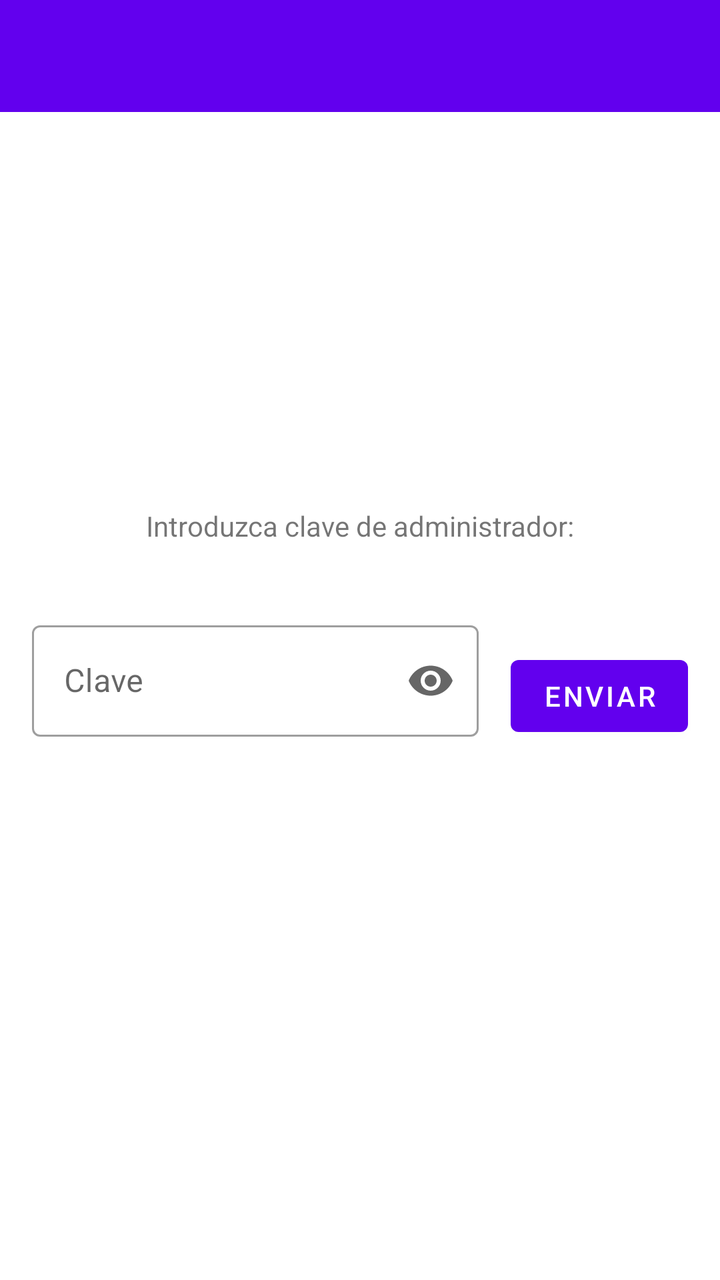
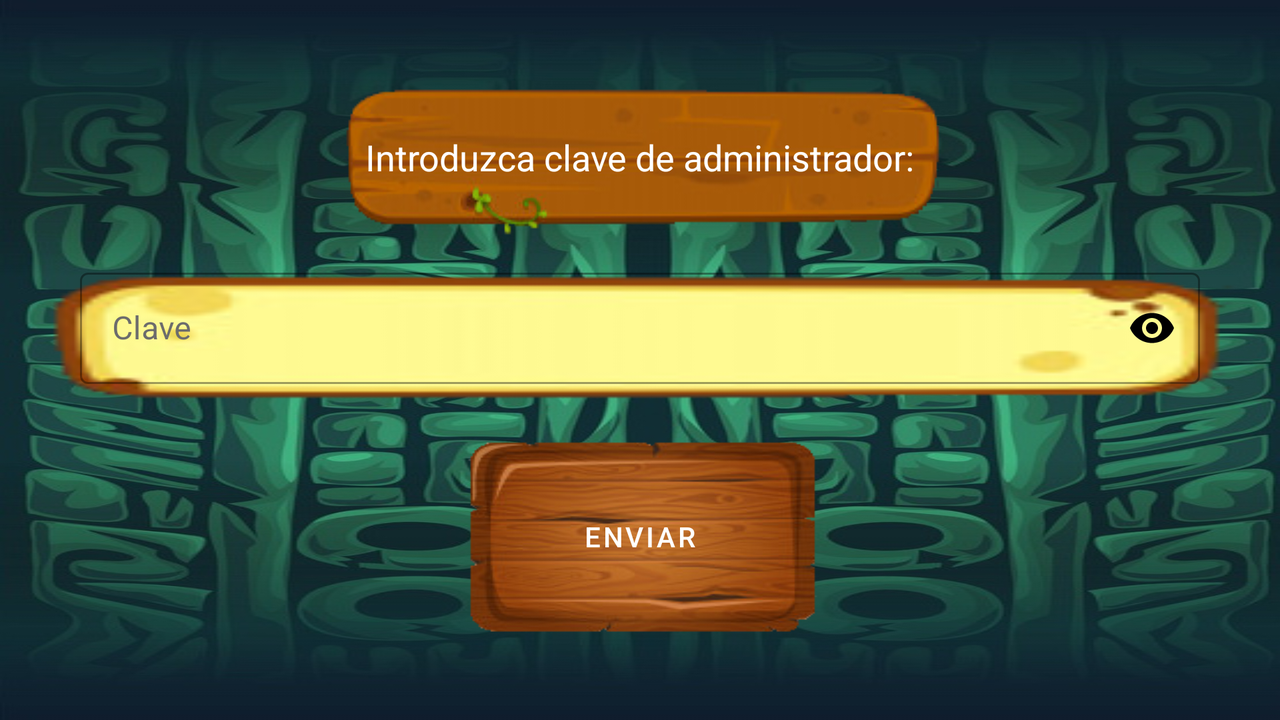

One screen, two layout resources from the same app: the default and the repository's alternative for another configuration. Each is rendered where Android would select it; the XML of both is given below.
<!-- AndroidManifest.xml: application theme Theme.TopTrump -->
<!-- res/layout/fragment_clave.xml -->
<?xml version="1.0" encoding="utf-8"?>
<androidx.drawerlayout.widget.DrawerLayout xmlns:android="http://schemas.android.com/apk/res/android"
    xmlns:app="http://schemas.android.com/apk/res-auto"
    xmlns:tools="http://schemas.android.com/tools"
    android:layout_width="match_parent"
    android:layout_height="match_parent"
    android:id="@+id/drawerLayoutClave"
    tools:context=".view.fragments.ClaveFragment">

    <androidx.coordinatorlayout.widget.CoordinatorLayout
        android:id="@+id/CoordinatorLayout"
        android:layout_width="match_parent"
        android:layout_height="match_parent"
        android:fitsSystemWindows="true">

        <androidx.constraintlayout.widget.ConstraintLayout
            android:id="@+id/ConstraintLayout"
            android:layout_width="match_parent"
            android:layout_height="match_parent"
            android:fitsSystemWindows="true">

            <androidx.appcompat.widget.Toolbar
                android:id="@+id/tbClaveFrgm"
                android:layout_width="match_parent"
                android:layout_height="wrap_content"
                android:background="?attr/colorPrimary"
                android:minHeight="?attr/actionBarSize"
                android:theme="?attr/actionBarTheme"
                app:layout_constraintEnd_toEndOf="parent"
                app:layout_constraintStart_toStartOf="parent"
                app:layout_constraintTop_toTopOf="parent" />

            <TextView
                android:id="@+id/tvClave2"
                android:layout_width="wrap_content"
                android:layout_height="wrap_content"
                android:text="@string/introduzca_clave_de_administrador"
                app:layout_constraintBottom_toTopOf="@+id/tilClave2"
                app:layout_constraintEnd_toEndOf="parent"
                app:layout_constraintStart_toStartOf="parent"
                app:layout_constraintTop_toBottomOf="@+id/tbClaveFrgm"
                app:layout_constraintVertical_bias="0.85" />

            <com.google.android.material.textfield.TextInputLayout
                android:id="@+id/tilClave2"
                style="@style/Widget.MaterialComponents.TextInputLayout.OutlinedBox"
                android:layout_width="0dp"
                android:layout_height="wrap_content"
                android:layout_marginStart="16dp"
                android:layout_marginEnd="8dp"
                app:boxBackgroundMode="outline"
                app:endIconMode="password_toggle"
                app:errorEnabled="true"
                app:layout_constraintBottom_toBottomOf="parent"
                app:layout_constraintEnd_toStartOf="@+id/btEnvClav2"
                app:layout_constraintStart_toStartOf="parent"
                app:layout_constraintTop_toBottomOf="@+id/tbClaveFrgm">

                <com.google.android.material.textfield.TextInputEditText
                    android:id="@+id/tietClave2"
                    android:layout_width="match_parent"
                    android:layout_height="wrap_content"
                    android:hint="@string/clave"
                    android:inputType="textPassword" />
            </com.google.android.material.textfield.TextInputLayout>

            <Button
                android:id="@+id/btEnvClav2"
                android:layout_width="wrap_content"
                android:layout_height="wrap_content"
                android:layout_marginStart="8dp"
                android:layout_marginEnd="16dp"
                android:text="@string/enviar"
                app:layout_constraintBottom_toBottomOf="@+id/tilClave2"
                app:layout_constraintEnd_toEndOf="parent"
                app:layout_constraintStart_toEndOf="@+id/tilClave2"
                app:layout_constraintTop_toTopOf="@+id/tilClave2" />

        </androidx.constraintlayout.widget.ConstraintLayout>

    </androidx.coordinatorlayout.widget.CoordinatorLayout>

    <com.google.android.material.navigation.NavigationView
        android:id="@+id/nav_view"
        android:layout_width="wrap_content"
        android:layout_height="match_parent"
        android:layout_gravity="start"
        android:fitsSystemWindows="true"
        app:menu="@menu/menu_main" />

</androidx.drawerlayout.widget.DrawerLayout>
<!-- resources referenced by this layout -->
<resources>
  <string name="clave">Clave</string>
  <string name="enviar">Enviar</string>
  <string name="introduzca_clave_de_administrador">Introduzca clave de administrador:</string>
  <style name="Theme.TopTrump" parent="Theme.MaterialComponents.DayNight.DarkActionBar">
          
          <item name="colorPrimary">@color/purple_500</item>
          <item name="colorPrimaryVariant">@color/purple_700</item>
          <item name="colorOnPrimary">@color/white</item>
          
          <item name="colorSecondary">@color/teal_200</item>
          <item name="colorSecondaryVariant">@color/teal_700</item>
          <item name="colorOnSecondary">@color/black</item>
          
          <item name="android:statusBarColor" tools:targetApi="l">?attr/colorPrimaryVariant</item>
          
      </style>
</resources>
<!-- res/layout-land/fragment_clave.xml (the repository's variant of the layout above) -->
<!-- drawn on the phone turned sideways -->
<?xml version="1.0" encoding="utf-8"?>
<androidx.coordinatorlayout.widget.CoordinatorLayout xmlns:android="http://schemas.android.com/apk/res/android"
    xmlns:app="http://schemas.android.com/apk/res-auto"
    xmlns:tools="http://schemas.android.com/tools"
    android:id="@+id/CoordinatorLayout"
    android:layout_width="match_parent"
    android:layout_height="match_parent"
    android:background="@drawable/fondomovil"
    tools:context=".view.fragments.ClaveFragment">

    <androidx.constraintlayout.widget.ConstraintLayout
        android:id="@+id/ConstraintLayout"
        android:layout_width="match_parent"
        android:layout_height="match_parent"
        android:fitsSystemWindows="true">

        <androidx.constraintlayout.widget.Guideline
            android:id="@+id/guideline26"
            android:layout_width="wrap_content"
            android:layout_height="wrap_content"
            android:orientation="horizontal"
            app:layout_constraintGuide_percent="0.1" />

        <androidx.constraintlayout.widget.Guideline
            android:id="@+id/guideline27"
            android:layout_width="wrap_content"
            android:layout_height="wrap_content"
            android:orientation="horizontal"
            app:layout_constraintGuide_percent="0.9" />

        <LinearLayout
            android:layout_width="match_parent"
            android:layout_height="0dp"
            android:orientation="vertical"
            app:layout_constraintBottom_toTopOf="@+id/guideline27"
            app:layout_constraintEnd_toEndOf="parent"
            app:layout_constraintStart_toStartOf="parent"
            app:layout_constraintTop_toTopOf="@+id/guideline26">

            <TextView
                android:id="@+id/tvClave2"
                android:layout_width="wrap_content"
                android:layout_height="wrap_content"
                android:layout_gravity="center"
                android:background="@drawable/fondopregunta"
                android:gravity="center"
                android:text="@string/introduzca_clave_de_administrador"
                android:textColor="#FFFFFF"
                android:textSize="18sp" />

            <com.google.android.material.textfield.TextInputLayout
                android:id="@+id/tilClave2"
                style="@style/Widget.MaterialComponents.TextInputLayout.OutlinedBox"
                android:layout_width="match_parent"
                android:layout_height="wrap_content"
                android:background="@drawable/fondoet"
                android:paddingStart="40dp"
                android:paddingTop="10dp"
                android:paddingEnd="40dp"
                android:textColorHint="#6C6C6C"
                app:boxBackgroundMode="outline"
                app:endIconMode="password_toggle"
                app:endIconTint="#000000"
                app:errorEnabled="true">

                <com.google.android.material.textfield.TextInputEditText
                    android:id="@+id/tietClave2"
                    android:layout_width="match_parent"
                    android:layout_height="wrap_content"
                    android:hint="@string/clave"
                    android:inputType="textPassword"
                    android:textColor="#000000" />
            </com.google.android.material.textfield.TextInputLayout>

            <Button
                android:id="@+id/btEnvClav2"
                android:layout_width="wrap_content"
                android:layout_height="wrap_content"
                android:layout_gravity="center"
                android:background="@drawable/fondoboton"
                android:text="@string/enviar"
                app:backgroundTint="@null" />
        </LinearLayout>

    </androidx.constraintlayout.widget.ConstraintLayout>

</androidx.coordinatorlayout.widget.CoordinatorLayout>
<!-- resources referenced by the variant -->
<!-- as the phone turned sideways resolves them -->
<resources>
  <!-- drawable fondoboton: png bitmap (drawable, 40723 bytes) -->
  <!-- drawable fondoet: png bitmap (drawable, 9744 bytes) -->
  <!-- drawable fondomovil: jpg bitmap (drawable, 142272 bytes) -->
  <!-- drawable fondopregunta: png bitmap (drawable, 19475 bytes) -->
  <string name="clave">Clave</string>
  <string name="enviar">Enviar</string>
  <string name="introduzca_clave_de_administrador">Introduzca clave de administrador:</string>
  <style name="Theme.TopTrump" parent="Theme.MaterialComponents.DayNight.DarkActionBar">
          
          <item name="colorPrimary">@color/purple_500</item>
          <item name="colorPrimaryVariant">@color/purple_700</item>
          <item name="colorOnPrimary">@color/white</item>
          
          <item name="colorSecondary">@color/teal_200</item>
          <item name="colorSecondaryVariant">@color/teal_700</item>
          <item name="colorOnSecondary">@color/black</item>
          
          <item name="android:statusBarColor" tools:targetApi="l">?attr/colorPrimaryVariant</item>
          
      </style>
</resources>
